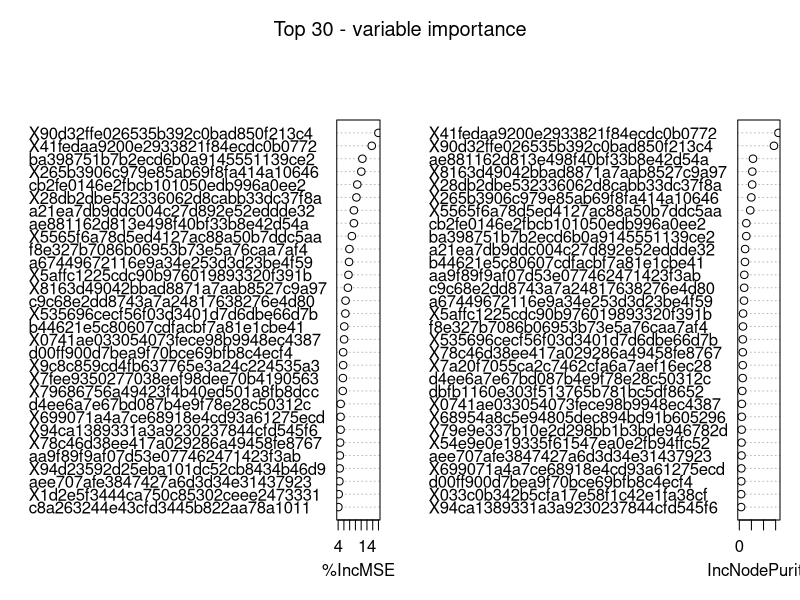

Here is the R script that generated this plot: (Note: a time limit stopped this script after it produced the figure.)
library(randomForest)
library(dplyr)

asv_abundance <- read.table("asv_realtive_abundance.txt",header=T,sep="\t")

## 过滤ASV
count <- function(abun){
	num <- sum(abun>0.1)
	return(num)
}

filter_count <- apply(asv_abundance,1,count)
index <- which(filter_count>2)
filter_abundance <- asv_abundance[index,]

## 读入metadata数据并合并数据
metadata <- read.table("healthy_metadata.txt",header=T,sep="\t",row.names=1)
otu <- data.frame(t(filter_abundance))
otu$age_day <- metadata[rownames(otu),]$age_day


# 训练集和测试集

train_sample <- otu[rownames(metadata)[which(metadata$Type=="Training")],]
valid_sample <- otu[rownames(metadata)[which(metadata$Type=="Validation")],]

set.seed(123)
otu_train.forest <- randomForest(age_day~., data = train_sample, importance = TRUE)

otu_train.forest

# Call:
#  randomForest(formula = age_day ~ ., data = train_sample, importance = TRUE) 
#                Type of random forest: regression
#                      Number of trees: 500
# No. of variables tried at each split: 201

#           Mean of squared residuals: 16052.08
#                     % Var explained: 64.26

#查看该模型的预测性能，可以看到具有较高的精度。
importance_otu <- data.frame(otu_train.forest$importance)

varImpPlot(otu_train.forest, n.var = min(30, nrow(otu_train.forest$importance)),
    main = 'Top 30 - variable importance')

#“%IncMSE”即increase in mean squared error，通过对每一个预测变量随机赋值，如果该预测变量更为重要，那么其值被随机替换后模型预测的误差会增大。因此，该值越大表示该变量的重要性越大；

#“IncNodePurity”即increase in node purity，通过残差平方和来度量，代表了每个变量对分类树每个节点上观测值的异质性的影响，从而比较变量的重要性。该值越大表示该变量的重要性越大。
importance_otu <- importance_otu[order(importance_otu$IncNodePurity, decreasing = TRUE), ]
write.table(importance_otu, 'importance_otu.txt', sep = '\t', col.names = NA, quote = FALSE)

# 十折交叉验证
otu_train <- train_sample

set.seed(123)
otu_train.cv <- replicate(10, rfcv(otu_train[-ncol(otu_train)], otu_train$age_day, cv.fold = 10, step = 1.5), simplify = FALSE)
otu_train.cv
otu_train.cv <- data.frame(sapply(otu_train.cv, '[[', 'error.cv'))
otu_train.cv$otus <- rownames(otu_train.cv)
otu_train.cv <- reshape2::melt(otu_train.cv, id = 'otus')
otu_train.cv$otus <- as.numeric(as.character(otu_train.cv$otus))
 
otu_train.cv.mean <- aggregate(otu_train.cv$value, by = list(otu_train.cv$otus), FUN = mean)
head(otu_train.cv.mean, 10)
 
#拟合线图
library(ggplot2)
 
ggplot(otu_train.cv.mean, aes(Group.1, x)) +
geom_line() +
theme(panel.grid = element_blank(), panel.background = element_rect(color = 'black', fill = 'transparent')) +
labs(title = '',x = 'Number of OTUs', y = 'Cross-validation error')


## 还是24个变量
#    Group.1        x
# 1        1 31429.30
# 2        2 26456.25
# 3        3 25148.69
# 4        5 23241.56
# 5        7 21539.77
# 6       10 19436.76
# 7       16 17416.52
# 8       24 16545.88
# 9       35 16572.65
# 10      53 16623.18


importance_otu.select <- importance_otu[1:24, ]
otu_id.select <- rownames(importance_otu.select)
write.table(importance_otu.select, 'importance_otu.select.txt', sep = '\t', col.names = NA, quote = FALSE)

##只包含 24 个重要预测变量的简约回归
otu_train.select <- train_sample[,c(otu_id.select,"age_day")]
otu_test.select <- valid_sample[,c(otu_id.select,"age_day")]

#随机森林计算（默认生成 500 棵决策树），详情 ?randomForest
set.seed(123)
otu_train.select.forest <- randomForest(age_day~., data = otu_train.select, importance = TRUE)
otu_train.select.forest

# Call:
#  randomForest(formula = age_day ~ ., data = otu_train.select,      importance = TRUE) 
#                Type of random forest: regression
#                      Number of trees: 500
# No. of variables tried at each split: 8

#           Mean of squared residuals: 15775.65
#                     % Var explained: 64.88
#使用训练集，查看预测精度
# age_predict <- predict(otu_train.select.forest, otu_train.select)

# plot(otu_train.select$age_day, age_predict, main = '训练集',
#     xlab = 'age (days)', ylab = 'Predict')
# abline(1, 1)

#使用测试集，评估预测性能
# 将测试集分为signle和多胞胎
names <- rownames(otu_test.select)
single_test <- otu_test.select[which(grepl(names,pattern="Bgs")==TRUE),]
twin_test <- otu_test.select[which(grepl(names,pattern="Bgt")==TRUE),]

age_predict_single <- predict(otu_train.select.forest, single_test)
 
plot(single_test$age_day, age_predict_single, main = 'Single_Birth_Cohort_Test',
    xlab = 'age (days)', ylab = 'Predict')
abline(1, 1)
Single_data <- data.frame(single_test$age_day, age_predict_single)
Single_Fit <- lm(age_predict_single~single_test.age_day,data=Single_data)
summary(Single_Fit)
# lm(formula = age_predict_single ~ single_test.age_day, data = Single_data)

# Residuals:
#     Min      1Q  Median      3Q     Max 
# -340.61  -66.55   -1.79   64.17  308.49 

# Coefficients:
#                      Estimate Std. Error t value Pr(>|t|)    
# (Intercept)         115.47437   11.21453   10.30   <2e-16 ***
# single_test.age_day   0.71214    0.02805   25.39   <2e-16 ***
# ---
# Signif. codes:  0 ‘***’ 0.001 ‘**’ 0.01 ‘*’ 0.05 ‘.’ 0.1 ‘ ’ 1

# Residual standard error: 97.4 on 274 degrees of freedom
# Multiple R-squared:  0.7017,	Adjusted R-squared:  0.7006 
# F-statistic: 644.5 on 1 and 274 DF,  p-value: < 2.2e-16

age_predict_twin <- predict(otu_train.select.forest, twin_test)
 
plot(twin_test$age_day, age_predict_twin, main = 'Twin_Birth_Cohort_Test',
    xlab = 'age (days)', ylab = 'Predict')
abline(1, 1)
Twin_data <- data.frame(twin_test$age_day, age_predict_twin)
Twin_Fit <- lm(age_predict_twin~twin_test.age_day,data=Twin_data)
summary(Twin_Fit)
# Call:
# lm(formula = age_predict_twin ~ twin_test.age_day, data = Twin_data)

# Residuals:
#     Min      1Q  Median      3Q     Max 
# -327.22  -69.77   -8.07   63.99  276.87 

# Coefficients:
#                    Estimate Std. Error t value Pr(>|t|)    
# (Intercept)       138.39419    8.50596   16.27   <2e-16 ***
# twin_test.age_day   0.75011    0.02635   28.47   <2e-16 ***
# ---
# Signif. codes:  0 ‘***’ 0.001 ‘**’ 0.01 ‘*’ 0.05 ‘.’ 0.1 ‘ ’ 1

# Residual standard error: 100.3 on 445 degrees of freedom
# Multiple R-squared:  0.6455,	Adjusted R-squared:  0.6447 
# F-statistic: 810.4 on 1 and 445 DF,  p-value: < 2.2e-16


## 获取ASV信息
taxa <- read.table("taxonomy.txt",sep="\t",header=T)
ASV <- read.table("Selected_OTUs.txt",header=T,sep="\t")
ASV_infomation <- inner_join(taxa,ASV,by="ASV")
show_info <- ASV_infomation[,c(1,2)]
show_info
